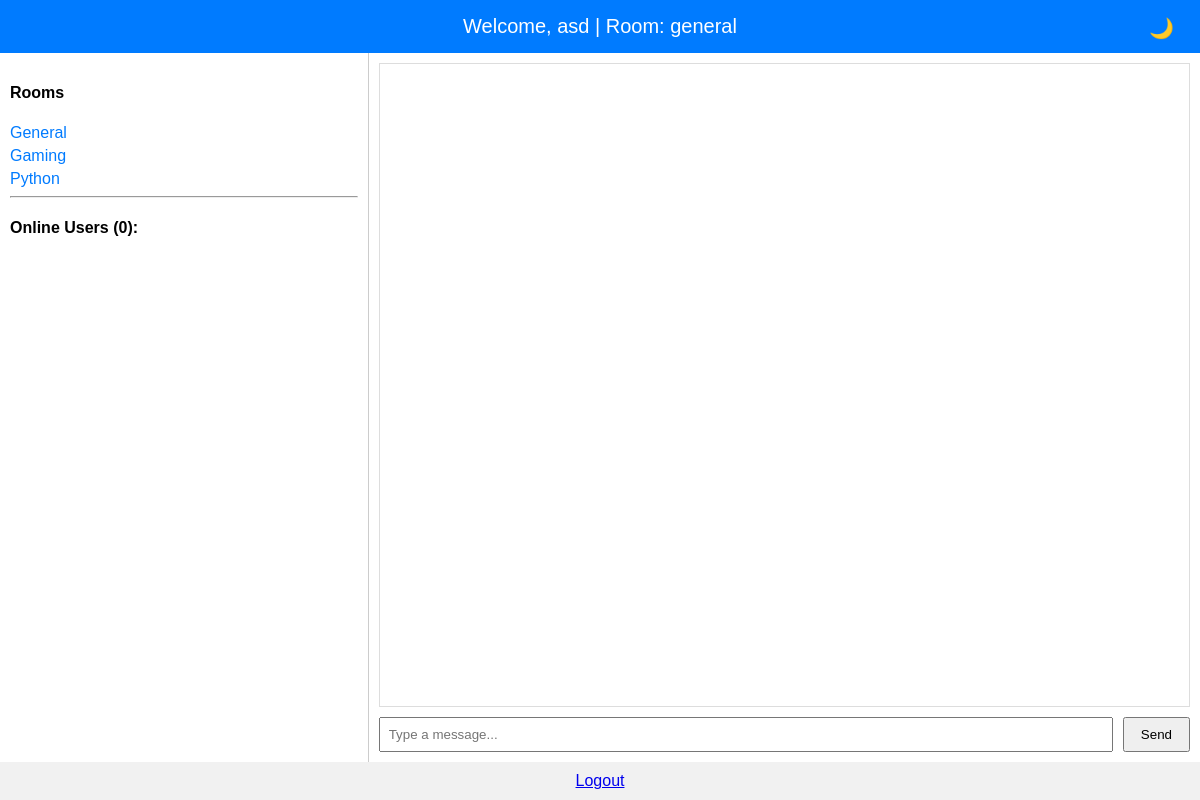
Before: /chat/ (signed in) with the older database file.
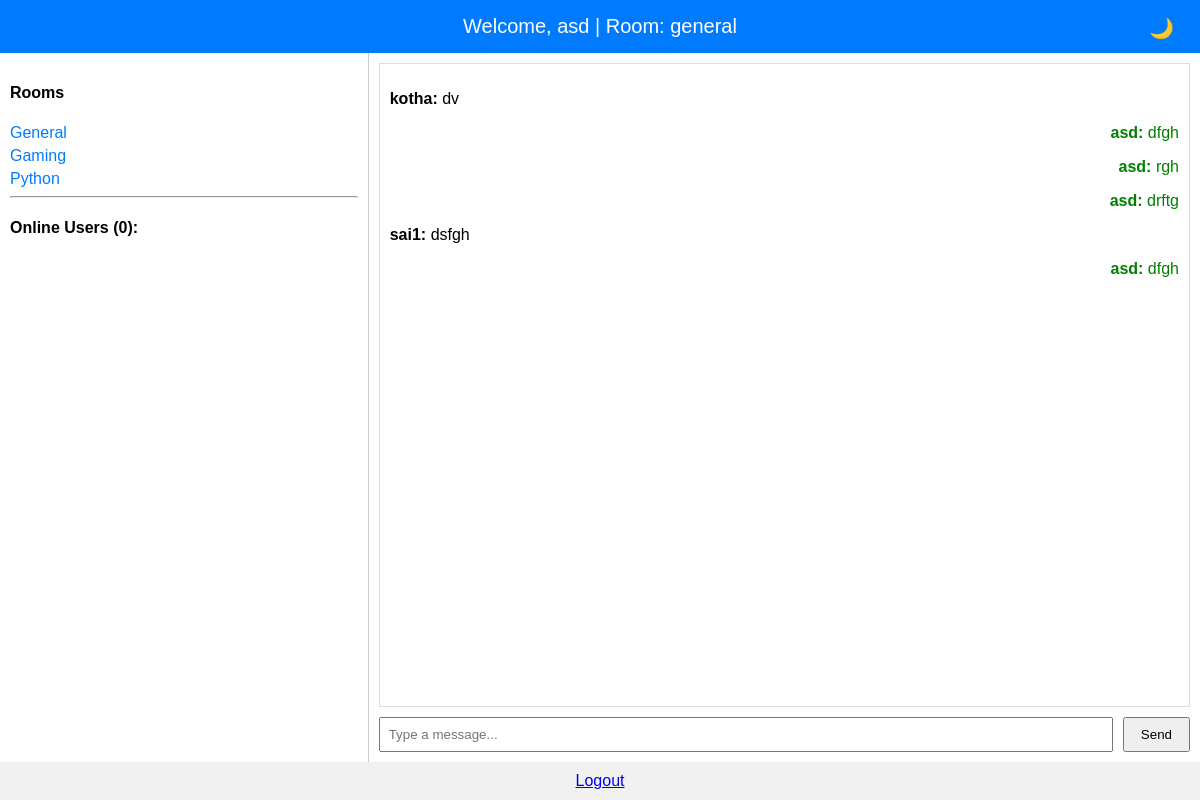
After: the same page with the newer database file.
### chat/models.py (models this page shows, shortened)
class Message(models.Model):
    user = models.ForeignKey(User, on_delete=models.CASCADE)
    room = models.CharField(max_length=100)  # 🆕 Add room
    content = models.TextField()
    timestamp = models.DateTimeField(auto_now_add=True)

### chat/views.py (the view)
# urls.py: path('chat/', views.chat_room, name='chat'),
@login_required
def chat_room(request):
    room_name = request.GET.get('room', 'general')
    messages = Message.objects.filter(room=room_name).order_by('timestamp')
    return render(request, 'chat/room.html', {
        'username': request.user.username,
        'messages': messages,
        'room_name': room_name,
    })

### chat/templates/chat/room.html (shortened to what this page needs)
<!DOCTYPE html>
<html lang="en">
<head>
</head>
<body>
<header>
    Welcome, {{ username }} | Room: {{ room_name }}
    <button class="theme-toggle" id="themeToggle" onclick="toggleTheme()">🌙</button>
</header>
<div class="main">
    <div class="sidebar">
        <h4>Rooms</h4>
        <a href="/chat/?room=general" class="room-link">General</a>
        <a href="/chat/?room=gaming" class="room-link">Gaming</a>
        <a href="/chat/?room=python" class="room-link">Python</a>
        <hr>
        <h4>Online Users (<span id="user-count">0</span>):</h4>
    </div>
    <div class="chat-panel">
        <div id="chat-box">
            {% for msg in messages %}
                <p class="{% if msg.user.username == username %}me-msg{% else %}other-msg{% endif %}"><strong>{{ msg.user.username }}:</strong> {{ msg.content }}</p>
            {% endfor %}
        </div>
        <div class="chat-input">
            <input type="text" id="message-input" placeholder="Type a message...">
            <button onclick="sendMessage()">Send</button>
        </div>
    </div>
</div>
<footer>
    <a href="/logout/">Logout</a>
</footer>
</body>
</html>

Changed rows visible on the page:
added Message: user.username "kotha", content "dv"
added Message: user.username "asd", content "dfgh"
added Message: user.username "asd", content "rgh"
added Message: user.username "asd", content "drftg"
added Message: user.username "sai1", content "dsfgh"
added Message: user.username "asd", content "dfgh"
